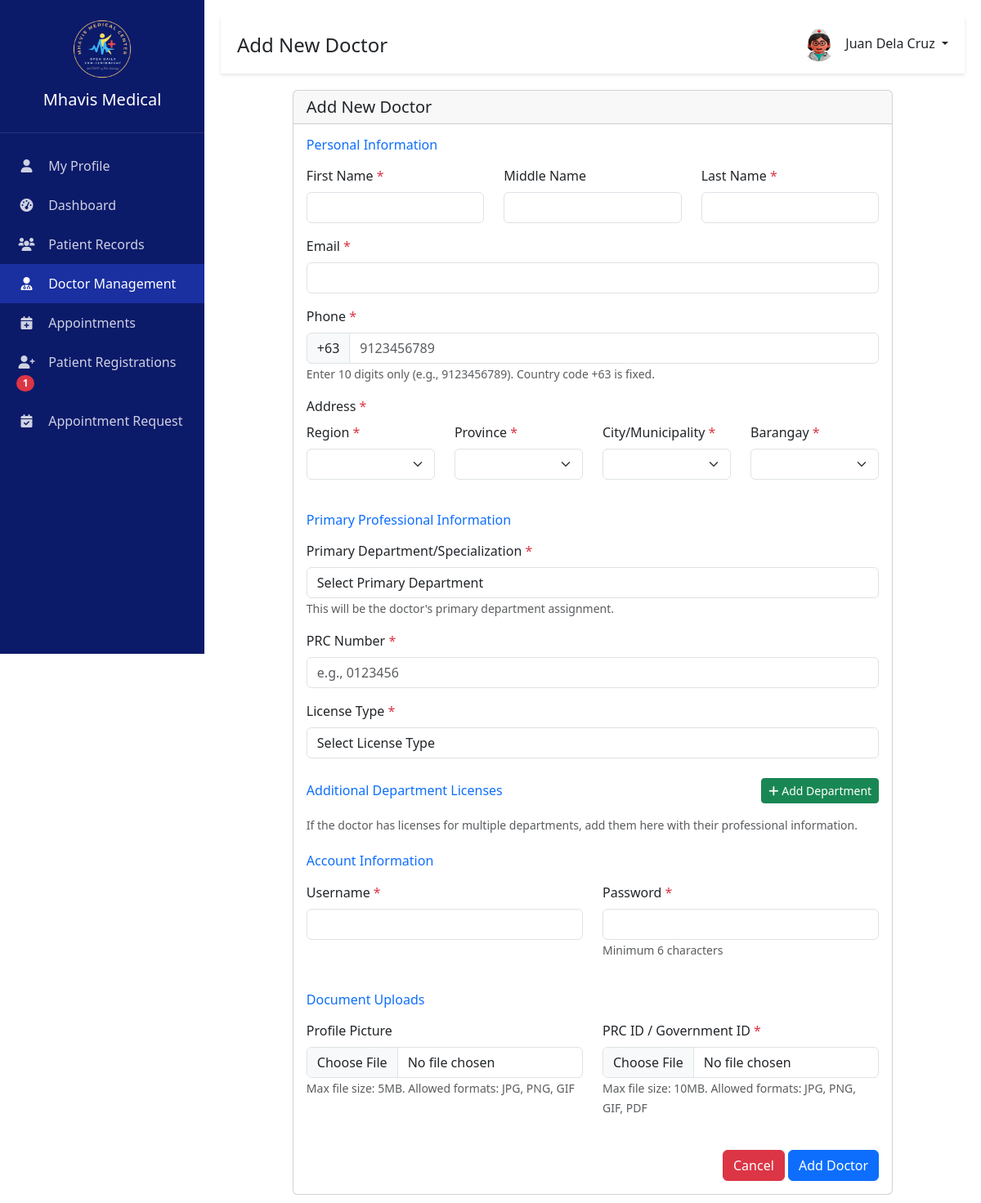
Page /main/add_doctor.php (signed in) on the committed database.
### tables this page shows
CREATE TABLE `users` (
  `id` int(11) NOT NULL,
  `first_name` varchar(255) NOT NULL,
  `last_name` varchar(255) NOT NULL,
  `username` varchar(100) NOT NULL,
  `email` varchar(100) NOT NULL,
  `phone` varchar(20) DEFAULT NULL,
  `address` text DEFAULT NULL,
  `role` enum('Admin','Doctor') NOT NULL,
  `department_id` int(11) DEFAULT NULL,
  `specialization` varchar(100) DEFAULT NULL,
  `password` varchar(255) NOT NULL,
  `status` enum('Active','Inactive','','') NOT NULL DEFAULT 'Active',
  `profile_image` varchar(255) NOT NULL,
  `created_at` timestamp NOT NULL DEFAULT current_timestamp(),
  `updated_at` timestamp NOT NULL DEFAULT current_timestamp(),
  `license_number` varchar(50) DEFAULT NULL,
  `is_available` tinyint(1) DEFAULT 1,
  `prc_number` varchar(50) DEFAULT NULL,
  `license_type` varchar(50) DEFAULT NULL,
  `prc_id_document` varchar(255) DEFAULT NULL,
  `last_login` datetime DEFAULT NULL
);

### includes/header.php (shortened to what the rows shown need)
<?php
require_once 'config/init.php';
$is_staff_logged_in = isset($_SESSION['user_id']) && !empty($_SESSION['user_id']);
if ($is_staff_logged_in) {
    $user_id = $_SESSION['user_id'];
    $stmt = $conn->prepare("SELECT first_name, last_name, email, phone, username, profile_image, role FROM users WHERE id = ?");
    $stmt->bind_param("i", $user_id);
    $stmt->execute();
    $result = $stmt->get_result();
    $user = $result->fetch_assoc();
    $full_name = $user['first_name'] . ' ' . $user['last_name'];
    $profile_image = $user['profile_image'] ?? 'img/default-avatar.png';
}
$is_iframe = isset($_GET['iframe']) && $_GET['iframe'] == '1';
?>
<!DOCTYPE html>
<html lang="en">
<head>
    <link href="https://cdn.jsdelivr.net/npm/bootstrap@5.3.0/dist/css/bootstrap.min.css" rel="stylesheet">
    <link href="https://cdnjs.cloudflare.com/ajax/libs/font-awesome/6.0.0/css/all.min.css" rel="stylesheet">
    <link href="assets/css/style.css" rel="stylesheet">
    <link href='https://cdn.jsdelivr.net/npm/@fullcalendar/core@6.1.10/main.min.css' rel='stylesheet' />
    <link href="https://cdn.datatables.net/1.13.7/css/dataTables.bootstrap5.min.css" rel="stylesheet">
    <link rel="stylesheet" href="https://cdn.jsdelivr.net/npm/flatpickr/dist/flatpickr.min.css">
</head>
<body<?php echo $is_iframe ? ' class="iframe-mode"' : ''; ?>>
    <div class="main-content"<?php echo $is_iframe ? ' style="margin-left: 0; padding: 0;"' : ''; ?>>
        <div class="top-bar"<?php echo $is_iframe ? ' style="display: none;"' : ''; ?>>
            <div class="d-flex align-items-center">
                <div class="user-profile dropdown">
                <a href="#" class="dropdown-toggle text-decoration-none text-dark" data-bs-toggle="dropdown">
                    <img src="<?php echo htmlspecialchars($profile_image); ?>" alt="Profile"
                         onerror="this.src='img/defaultDP.jpg'"
                         id="header-profile-image">
                    <span class="ms-2"><?php echo htmlspecialchars($full_name); ?></span>
                </a>
                </div>
            </div>
        </div>

### rows in the picture
users: profile_image (picture), full_name "Juan Dela Cruz"

### other values in the picture
$pending_registration_count "1"
$page_title "Add New Doctor"
